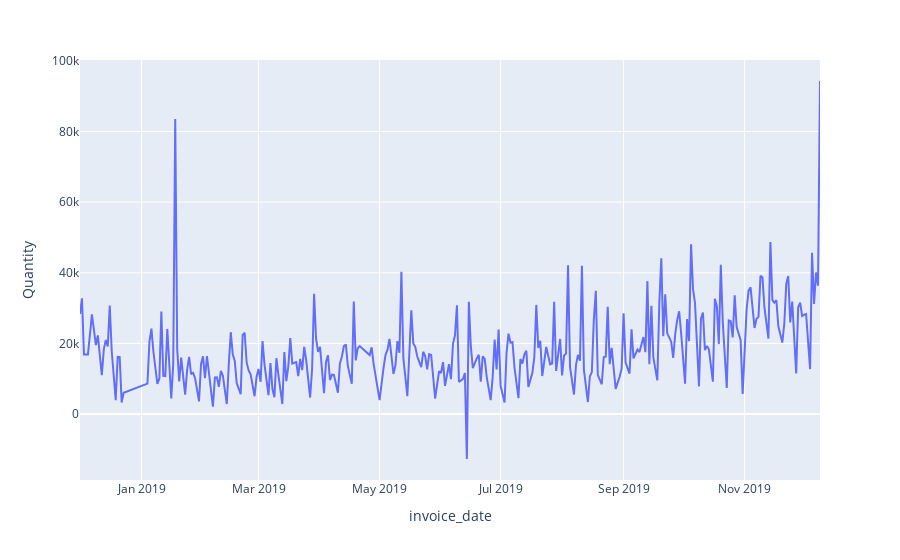

Notebook source saved alongside this figure:
### Code cell
import plotly.express as px

#df = px.data.stocks()
fig = px.line(df4, x='invoice_date', y="Quantity")
fig.show()

### Figure 1 — Plotly figure (JSON) as saved in the notebook; plotly's stock layout.template omitted (floating-point values rounded to 4 significant figures; data arrays with more than 128 entries replaced by an {"elided": "..."} marker saying what was removed)
{"data": [{"hovertemplate": "invoice_date=%{x}<br>Quantity=%{y}<extra></extra>", "legendgroup": "", "line": {"color": "#636efa", "dash": "solid"}, "mode": "lines", "name": "", "orientation": "v", "showlegend": false, "type": "scatter", "x": {"elided": "305 str values"}, "xaxis": "x", "y": {"elided": "305 int values"}, "yaxis": "y"}], "layout": {"legend": {"tracegroupgap": 0}, "margin": {"t": 60}, "xaxis": {"anchor": "y", "domain": [0, 1], "title": {"text": "invoice_date"}}, "yaxis": {"anchor": "x", "domain": [0, 1], "title": {"text": "Quantity"}}}}
